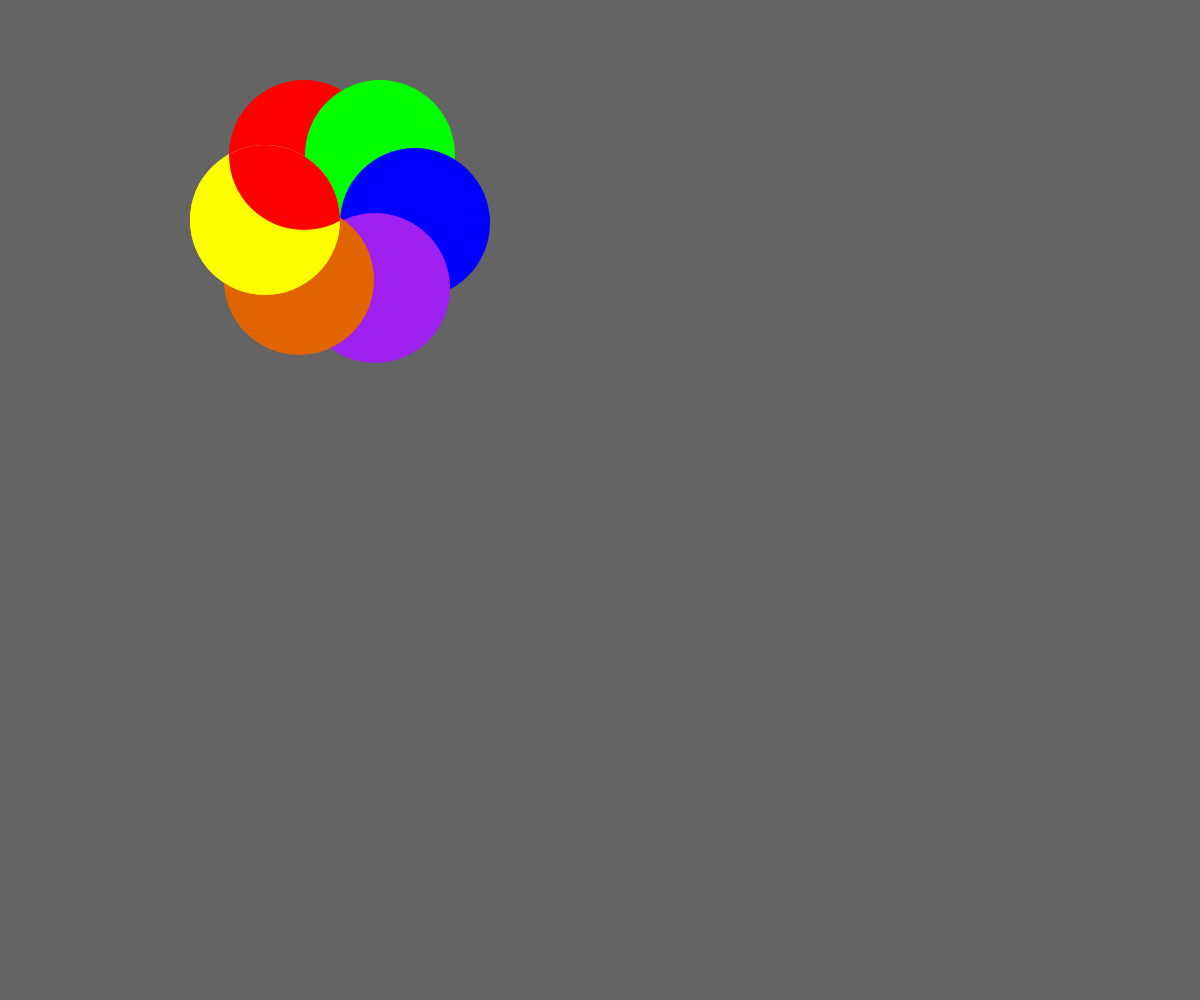
Frame 1 (no input)
Frame 60 (no input): identical to frame 1, image omitted
Frame 120 (the mouse pressed at the canvas centre since frame 60): identical to frame 1, image omitted

The p5.js sketch that drew this single still picture (run headless with seeded random() and noise() and a simulated clock; from frame 60 on, the mouse is pressed at the canvas centre):

// p5.js sketch
// ── sketch.js
function setup(){
    createCanvas(windowWidth, windowHeight);
    background(100);
    version1();
}

function version1(){

    cnv1 = createGraphics(width,height);
    cnv1.noStroke();

    //this the yellow
    cnv1.fill(255,255,0)
    cnv1.ellipse(265,220, 150, 150);
    cnv1.noStroke();

    //this the red circle and its center
    cnv1.fill(254,0,0)
    cnv1.ellipse(304, 155, 150, 150);

    //this the green circle and its center
    cnv1.fill(0,255,0)
    cnv1.ellipse(380, 155, 150, 150);

    //this the blue and its center
    cnv1.fill(0,0,255)
    cnv1.ellipse(415, 223, 150, 150);

    //this the purp circle and its center
    cnv1.fill(160,32,240)
    cnv1.ellipse(375, 288, 150, 150);

    //this the orange that gets overlapped by the yellow
    cnv1.fill(225,100,0)
    cnv1.ellipse(299,280,150,150)
    ctx1 = cnv1.canvas.getContext("2d");
    ctx1.clip();
    cnv1.fill(225,225,0)
    cnv1.ellipse(265,220,150,150)

    image(cnv1,0,0);

    //yellow overlapped by the red
    cnv3 = createGraphics(width,height);
    cnv3.noStroke();
    cnv3.fill(255,255,0)
    cnv3.ellipse(265,220, 150, 150);
    ctx3=cnv3.canvas.getContext("2d");
    ctx3.clip();
    cnv3.fill(254,0,0);
    cnv3.ellipse(304, 155, 150, 150);

    image(cnv3,0,0)
    
}

function draw(){
    
}
